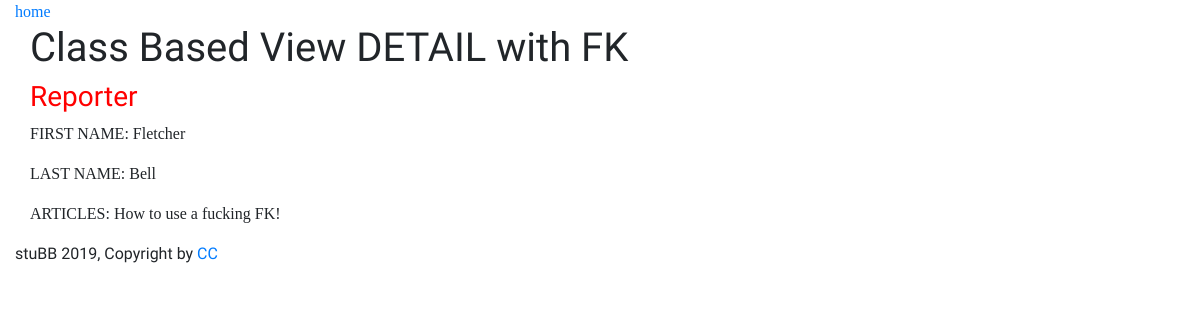
Page /views-sandbox/reporter/1 on the committed database.
### viewssandbox/models.py (models this page shows, shortened)
class Reporter(models.Model):
    f_name = models.CharField(max_length=100)
    l_name = models.CharField(max_length=100)

class Article(models.Model):
    reporter = models.ForeignKey(Reporter, on_delete=models.CASCADE)
    title = models.CharField(max_length=100)
    pub_date = models.DateField()
    class Meta:
        ordering =('title',)

### viewssandbox/views.py (the view)
# urls.py: path('reporter/<int:pk>', views.ReporterDetailView.as_view(), name='reporter'),
class ReporterDetailView(generic.DetailView):
    model = Reporter
    template_name = 'viewssandbox/reporter_detail.html'

### viewssandbox/templates/viewssandbox/reporter_detail.html (shortened to what this page needs)
{% extends 'viewssandbox/base.html' %}
{% block content %}
    <h1>Class Based View DETAIL with FK</h1>
    <h3>Reporter</h3>
<p>FIRST NAME: {{ reporter.f_name }}</p>
<p>LAST NAME: {{ reporter.l_name }}</p>
{% for article in reporter.article_set.all %}
<p>ARTICLES: {{ article.title }}</p>
{% endfor %}
{% endblock %}

### viewssandbox/static/styles/viewssandbox.css (style rules this page uses)
body { font-family: 'Cormorant', serif; }
h1, h3, footer { font-family: 'Darker Grotesque', sans-serif; }
h3 { color: red; }

### rows in the picture
Reporter: f_name "Fletcher", l_name "Bell"
Article: title "How to use a fucking FK!"
